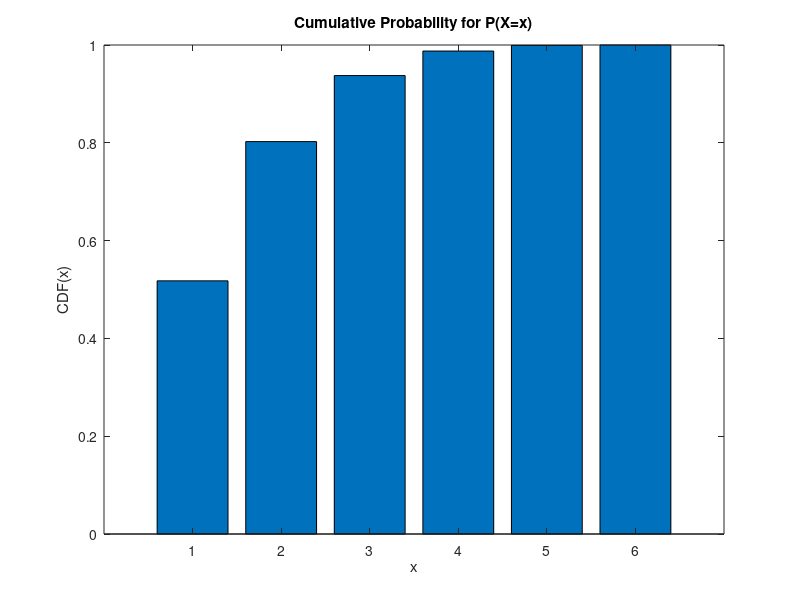

MATLAB code to generate this figure:
x = [1, 2, 3, 4, 5, 6];
y = [0, 0, 0, 0, 0, 0];

diff = 6;

for i=1:6
 y(diff) = 1-((6-diff)/6)^4;
 diff = diff - 1;
end

bar(x,y)

title('Cumulative Probability for P(X=x)');
xlabel('x')
ylabel('CDF(x)')
